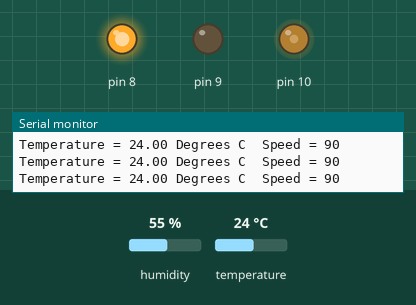
Recording of a sketch running on a simulated Arduino Uno, built with avr-gcc and run on an emulated ATmega328P. Shown: output pins drawn as LEDs (lit = HIGH), the last lines printed to the serial monitor. Inputs (shaded band) come from the test bench; at power-on: temperature 24 °C, humidity 55 %.

Above: at 2.8 s.
2.9 s: temperature set to 22 °C
At 4.5 s:
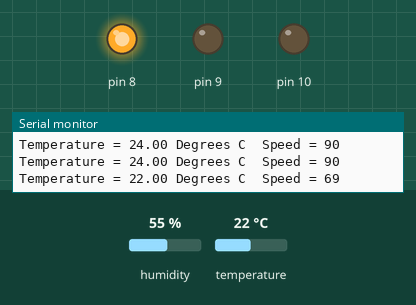
5.6 s: temperature set to 28 °C
At 6.9 s:
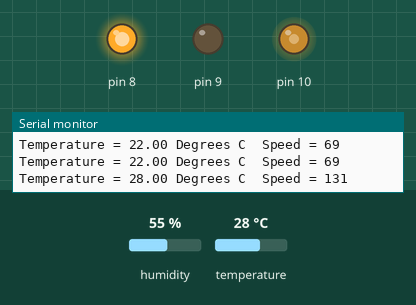
8.3 s: temperature set to 41 °C
At 10.6 s:
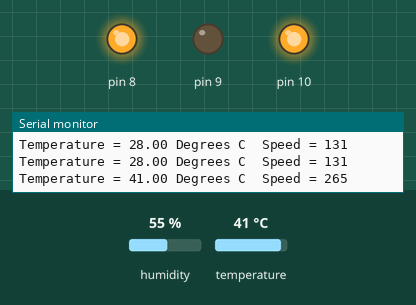
11.6 s: temperature set to 12 °C
At 13.1 s:
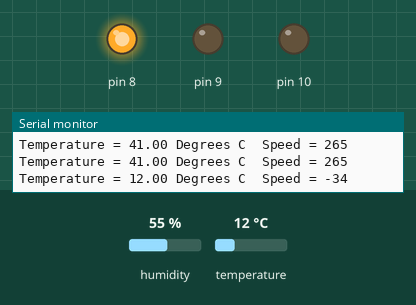
Timing chart, 0 to 14.6 s (numbered marks = the images above; inputs shaded):
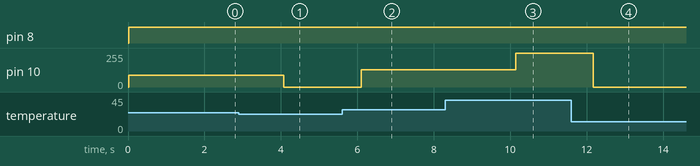

The sketch:

Enclosure_Temp.ino
```cpp
/*
  AUTHOR: Jordan Anderson
  DESCRIPTION:
  This program is a prototype for a 3D printer encloser tempreture control.
  It uses a DHT11 temperature and humidity sensor to determine the speed of
  a DC fan motor.
  GITHUB: https://github.com/Jordan-M-Anderson
*/

// dht libraries
#include "DHT.h"
// input from digital pin 2
#define DHTPIN 2
#define DHTTYPE DHT11

// object refrence to the DHT library
DHT dht(DHTPIN, DHTTYPE);

float temp;

void setup() {
  // put your setup code here, to run once:
  Serial.begin(9600);
  Serial.println("Start:");
  // dht sensor wake up
  dht.begin();
  dht.read();
  // set pins 8, 9, and 10 to send output
  pinMode(8, OUTPUT);
  pinMode(9, OUTPUT);
  // control pin
  pinMode(10, OUTPUT);

}

void loop() {
  // put your main code here, to run repeatedly:
  // variable to control the power of the motor
  int powerValue;

  // variable to set the min start temp of the motor
  int minStartTemp = 25;

  // max motor speed at maxTemp
  int maxTemp = 40;

  // assigns temp to the input from dht
  temp = dht.readTemperature();

  // creates a corresponding value from the temp to the speed of the motor
  powerValue = map(temp, minStartTemp, maxTemp, 100, 255);

  if(temp >= minStartTemp - 1){
    digitalWrite(8, HIGH);
    digitalWrite(9, LOW);

    // sets the motor speed to the powerValue
    analogWrite(10, powerValue);
  } else{
      // sets the motor speed to 0
      analogWrite(10, 0);
  }

  //***DEBUG***
  Serial.print("Temperature = ");
  Serial.print(temp);
  Serial.print(" Degrees C\t");

  Serial.print("Speed = ");
  Serial.print(powerValue);
  Serial.println("\t");
  //**DEBUG***

  // deley of loop in milliseconds
  delay(1000);
}
```

Measured:
- the behaviour switches between 24 and 23 °C on temperature (found by bisection; images 0 and 1)
- after the input at 2.9 s, pin 10: 90/255 → 0/255 after 1.2 s
- after the input at 5.6 s, pin 10: 0/255 → 131/255 after 0.50 s
- after the input at 8.3 s, pin 10: 131/255 → 255/255 after 1.8 s
- after the input at 11.6 s, pin 10: 255/255 → 0/255 after 0.57 s
